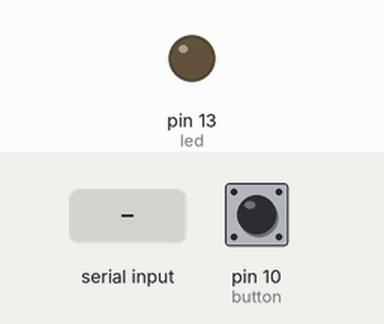
A sketch run on a simulated Arduino Uno, built with avr-gcc and run on an emulated ATmega328P. Shown: output pins drawn as LEDs (lit = HIGH). The test bench sets the inputs (shaded band); at power-on: pin 10 (button) LOW. What the sketch prints to the serial monitor is not drawn.

Above: at 1.2 s.
1.3 s: "on\n" received over Serial
At 1.9 s:
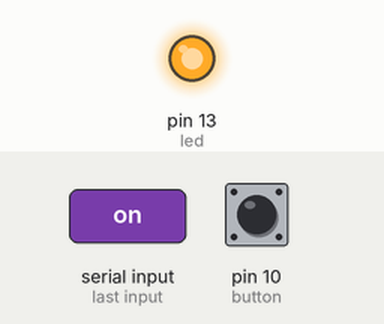
2.8 s: "off\n" received over Serial
At 4.0 s:
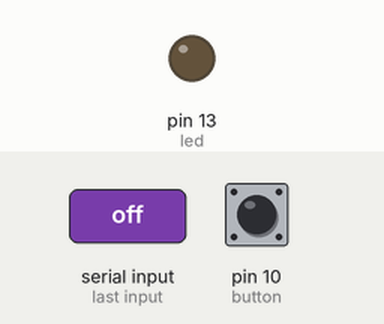
4.3 s: "ON\n" received over Serial
At 5.3 s:
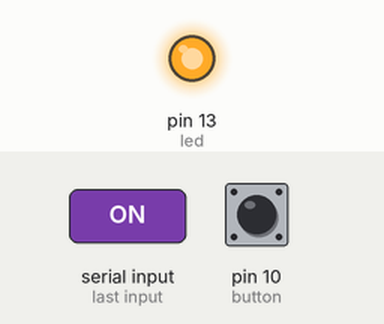
Timing chart, 0 to 7.3 s (numbered marks = the images above; inputs shaded):
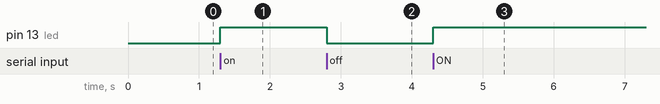

The sketch:

serial_rdig.ino
```cpp
#define BAUD 9600
#define led 13
#define button 10

String receivedString;
int buttonState = 0;

void setup() {
  Serial.begin(BAUD);
  pinMode(led, OUTPUT);
  pinMode(button, INPUT);
}

void loop() {
  buttonState = digitalRead(button);
  if (buttonState == HIGH) {
    Serial.write("1\n");
  } else {
    Serial.write("0\n");
  }
  if (Serial.available() > 0) {
    receivedString = Serial.readStringUntil('\n');
    if (receivedString.equals("on") || receivedString.equals("ON")) {
      digitalWrite(led, HIGH);
    }
    if (receivedString.equals("off") || receivedString.equals("OFF")) {
      digitalWrite(led, LOW);
    }
  }
}
```

Measured:
- after the input at 1.3 s, pin 13 (led): LOW → HIGH at once
- after the input at 2.8 s, pin 13 (led): HIGH → LOW at once
- after the input at 4.3 s, pin 13 (led): LOW → HIGH at once
